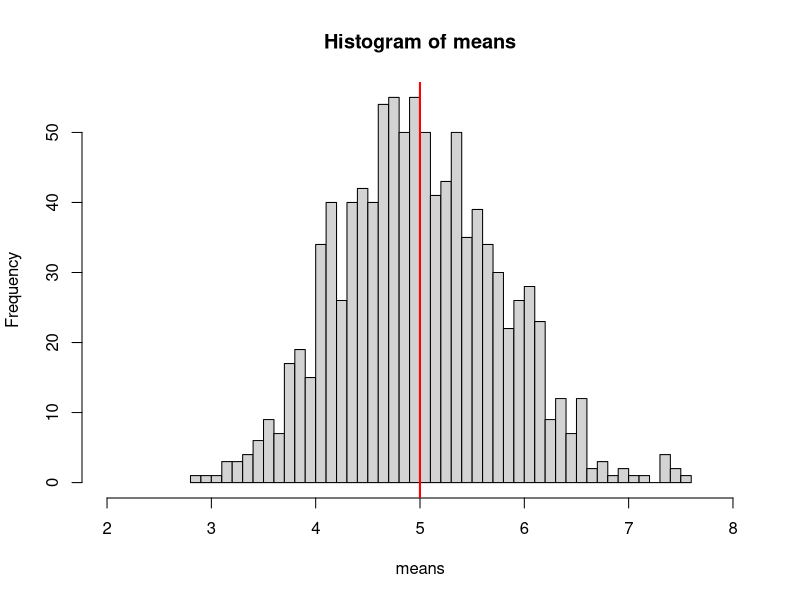

Write the R code that produced this figure. (Note: this script raises an error after producing the figure.)
#Part 1: Simulation Exercise Instructions
set.seed(19930319)
lambda <- 0.2; n <- 40;
means = NULL
for (i in 1:1000) means = c(means, mean(rexp(n,lambda)))
hist(means,breaks=50,xlim=c(2,8))


mean(means)
abline(v=mean(means),col="red",lwd="2")


a <- (1/lambda)^2/n
theoretical <- a
b<- var(means)
sample <- b
data.frame(theoretical,sample)

a1 <- lambda^-1
theoretical_mean <- a1
b1 <- mean(means)
sample_mean <- b1
table(theoretical_mean,sample_mean)


dataset <- matrix(rexp(n*1000,lambda),1000)
RowMeans <- apply(dataset, 1, mean)
df <- data.frame(RowMeans)

g <- ggplot(df,aes(x=RowMeans))
g <- g + geom_histogram(bins=50,binwidth = lambda,color="blue",aes(y=..density..))
g <- g + geom_vline(xintercept = sample_mean,size=1.0,color="black")
g <- g + stat_function(fun = dnorm,args=list(mean=sample_mean,sd=b),color="red",size=1)
g <- g + stat_function(fun = dnorm,args=list(mean=theoretical_mean,sd=a),color="pink",size=1)
g

#Part 2: Basic Inferential Data Analysis Instructions
library(datasets)
library(ggplot2)

data("ToothGrowth")
data <- ToothGrowth
str(data)
head(data)
summary(data)

g <- ggplot(data=ToothGrowth,aes(x=supp, y=len))
g <- g + facet_grid(.~ data$dose)
g <- g + geom_boxplot(aes(fill=supp))
g

g <- ggplot(data=ToothGrowth,aes(x=dose, y=len, color=supp))
g <- g + geom_smooth(method = "lm",se=FALSE)
g
#Hypothesis
h1 <- t.test(len ~ supp, data=subset(data,dose==0.5))
h1
p1 <- h1$p.value
h2 <- t.test(len ~ supp, data=subset(data,dose==1.0))
h2
p2 <- h2$p.value
h3 <- t.test(len ~ supp, data=subset(data,dose==2.0))
h3
p3 <- h3$p.value
data.frame(p1,p2,p3)